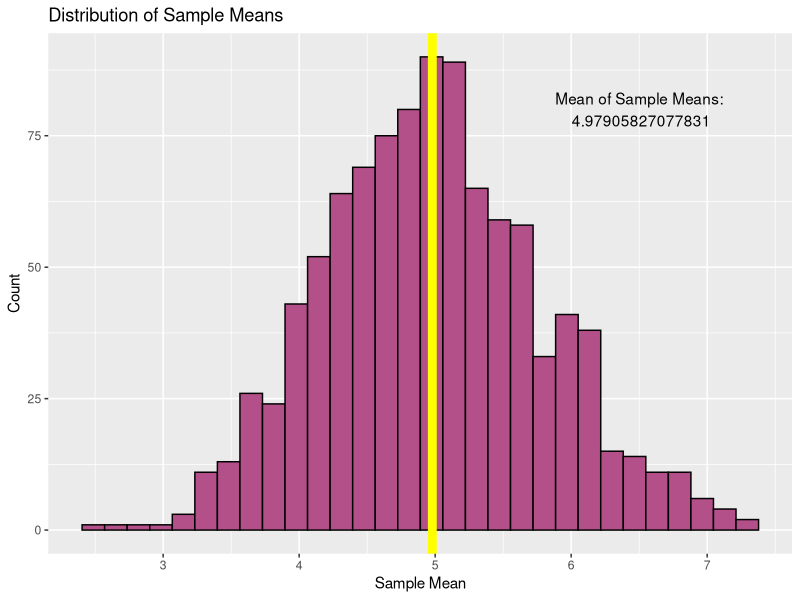
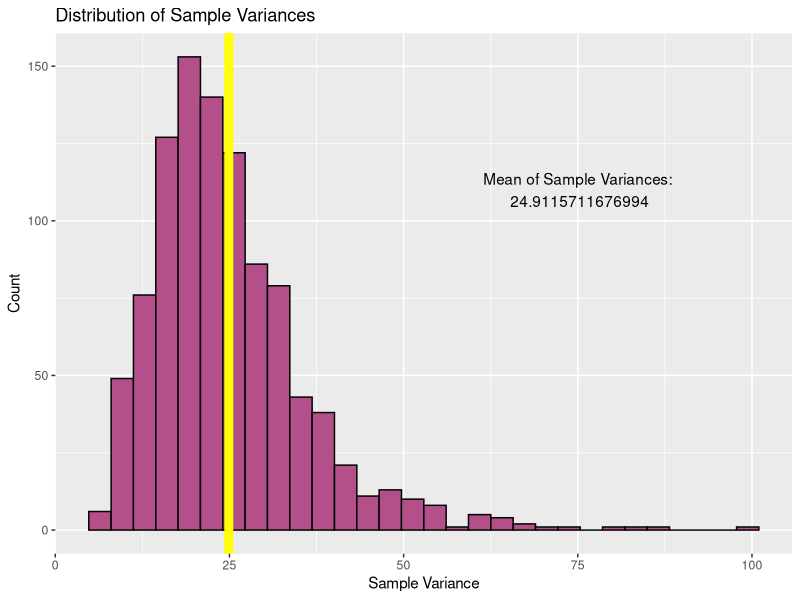
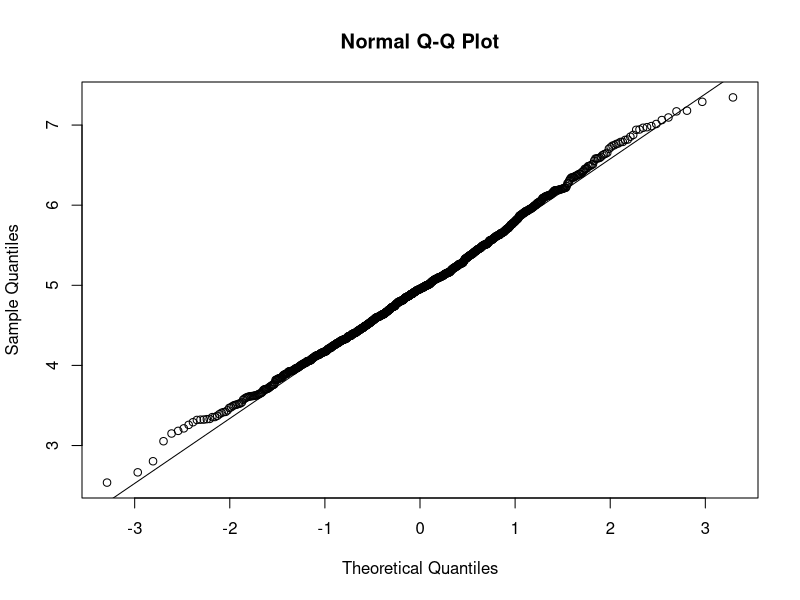
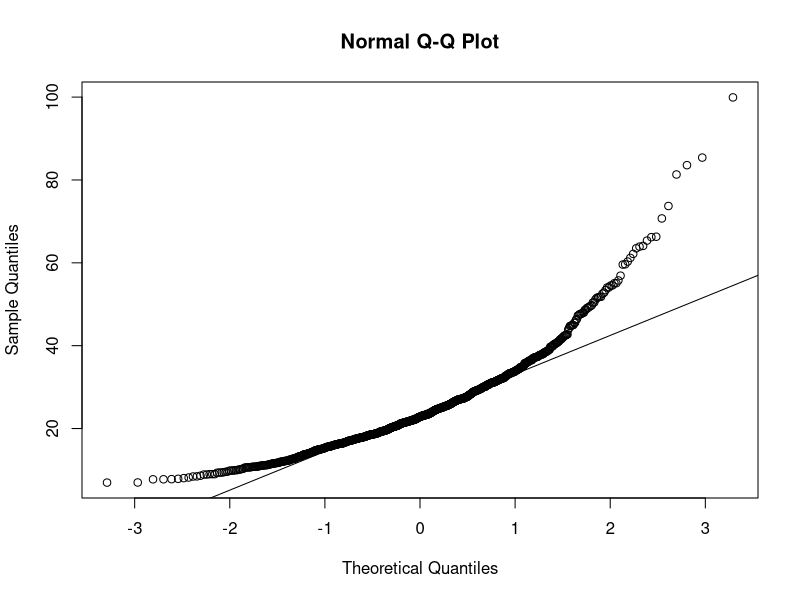

These figures' R source, in order:
## ---- chunk 1
set.seed(11235)
sample <- replicate(1000, rexp(40, rate = .2))

# place means and variances of each sample in a data frame
df.sample <- data.frame(id = seq(1:1000))
for (i in 1:1000) df.sample$mean[i] <- mean(sample[, i])
for (i in 1:1000) df.sample$var[i] <- var(sample[, i])
## ---- chunk 2
library(ggplot2)
mean.mean <- mean(df.sample$mean)
ggplot(df.sample) +
        geom_histogram(aes(mean), fill = '#B34F89', col = 'black') +
        geom_vline(xintercept = mean.mean, col = 'yellow', size = 3) + 
        labs(x = 'Sample Mean', y = 'Count',
             title = 'Distribution of Sample Means') +
        annotate('text', x = 6.5, y = 80,
                 label = paste('Mean of Sample Means:\n', mean.mean))

var.mean <- mean(df.sample$var)
ggplot(df.sample) +
        geom_histogram(aes(var), fill = '#B34F89', col = 'black') +
        geom_vline(xintercept = var.mean, col = 'yellow', size = 3) + 
        labs(x = 'Sample Variance', y = 'Count',
             title = 'Distribution of Sample Variances') +
        annotate('text', x = 75, y = 110,
                 label = paste('Mean of Sample Variances:\n', var.mean))
## ---- chunk 3
qqnorm(df.sample$mean); qqline(df.sample$mean)
qqnorm(df.sample$var); qqline(df.sample$var)
